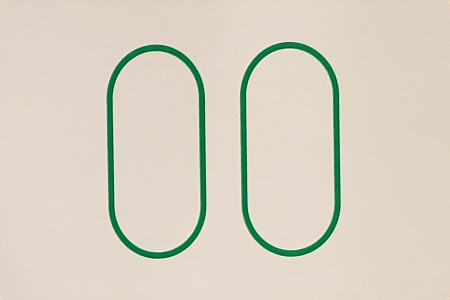
#> input picture image-data/all-cards/labeled/green-double-outline-capsule.jpg, 450 x 300 px, given as the content of the folder image-data/set-game-cards/setgame4, which was not available
$ python classify_card_accuracy.py
#> lines starting #> are read from the running program, lines starting #| are printed output that depends on the picture; after the words box and inside, x2 and y2 are one past the last pixel; in counts of white or black regions, pixels touching at a corner belong together; pictures that were not available may be replaced by others from this repository, and a replacement may not be noted
### classify_card.py
#!/usr/bin/env python
"""Classify a SET card image's color, shape, shade, number."""

import os
import sys
import cv2
from extract_shapes import extract_shapes_from_im
from label_all_cards import manually_label_card
from process_card import noteshrink_card_from_im
from common import ALL_SHAPES_DIR, mean, jpgs_in_dir
from vendor.noteshrink import CannotGetPalette


def orb_score(shape_to_find, cv_im, canny=False, min_match_ct=10, thresh_min=100):
    """Use ORB to get a match score for image file shape_to_find and cv_im."""
    img1 = cv2.imread(shape_to_find, 0)
    img2 = cv2.cvtColor(cv_im, cv2.COLOR_BGR2GRAY)

    if canny:
        img1 = cv2.Canny(img1, 100, 200)
        img2 = cv2.Canny(img2, 100, 200)

    orb = cv2.ORB_create()
    orb.setEdgeThreshold(5)

    kp1, des1 = orb.detectAndCompute(img1, None)
    kp2, des2 = orb.detectAndCompute(img2, None)

    if des2 is None:
        return

    # create BFMatcher object
    bf = cv2.BFMatcher(cv2.NORM_HAMMING, crossCheck=True)
    # Match descriptors.
    matches = bf.match(des1, des2)
    # Sort them in the order of their distance.
    matches = sorted(matches, key=lambda x: x.distance)

    ret = sum([m.distance for m in matches[:min_match_ct]])

    return ret


def get_best_orb_matches(card_im, shapes_dir=ALL_SHAPES_DIR, canny=False):
    """Test card image against all shapes in shapes_dir, and return tuples
  (score, label) for the best matches.
  """
    shapes = jpgs_in_dir(shapes_dir)

    segments = extract_shapes_from_im(card_im)
    ret = []

    for segment in segments:
        possibles = []
        for shape in shapes:
            shape_file = os.path.join(shapes_dir, shape)
            score = orb_score(shape_file, segment, canny=canny)
            if score:
                possibles.append((score, shape))

        possibles.sort()
        if possibles:
            ret.append(possibles[0])

    ret.sort()
    return ret


# [6 lines left out: function pixels_mean, not called in this run]


def shape_rgb(card_im):
    """Returns a tuple (R,G,B) of the average value of all non-white pixels
  after noteshrinking (which converts near-white to white).
  """
    shrunk_im = noteshrink_card_from_im(card_im)

    # remove white pixels
    non_whites = []
    for row in shrunk_im:
        for pixel in row:
            if sum(pixel) < 255 * 3:
                non_whites.append(pixel)
    return pixels_mean(non_whites)


def color_diff(rgb1, rgb2):
    """Compute diff in two pixel's colors (R,G,B tuples)."""
    return sum([abs(rgb1[i] - rgb2[i]) for i in range(len(rgb1))])


def classify_color(card_im):
    try:
        unclassified_rgb = shape_rgb(card_im)
    except CannotGetPalette:
        # handled upstream
        return ""

    # precomputed in avg_colors.py
    color_avgs = {"red": (0, 34, 226), "green": (64, 123, 0), "purple": (89, 0, 76)}

    dists = {
        color: color_diff(color_avgs[color], unclassified_rgb) for color in color_avgs
    }

    return min(dists, key=dists.get)


def classify_number_from_shapes(shapes):
    num_shapes = len(shapes)
    return ["", "single", "double", "triple"][num_shapes]


def classify_card_from_im(card_im):
    """Classify the card's attributes, returning a label like
  red-triple-outline-squiggle.jpg."""
    shapes = get_best_orb_matches(card_im, canny=True)
    shades = get_best_orb_matches(card_im)
    color = classify_color(card_im)
    number = classify_number_from_shapes(shapes)

    if any([(not attr) for attr in (shapes, shades, color, number)]):
        print(
            "Could not classify at least one of the attributes of this card. "
            "Please enter the attribute labels manually."
        )
        color, number, shade, shape = manually_label_card(card_im)
    else:
        ret = shapes[0][1]
        _, _, _, shape = ret.split("-")

        ret = shades[0][1]
        _, _, shade, _ = ret.split("-")

    return "-".join([color, number, shade, shape])


def classify_card_from_file(card_file_to_classify):
    card_im = cv2.imread(card_file_to_classify)
    return classify_card_from_im(card_im)


# [4 lines left out: function main, not called in this run]


# [2 lines that do not run on import are left out]

### extract_shapes.py
#!/usr/bin/env python
"""Find shapes in a card image."""

import os
import sys
import cv2
import numpy as np
from common import (
    SHAPES_OUT_DIR,
    display_im,
    write_im,
    clean_make_dir,
    rectify,
    scale_points,
)

# min channel cutoff for the threshold filter
THRESH_MIN = 180

OUT_WIDTH = 100
OUT_HEIGHT = 200


def extract_shapes_from_im(
    card_im, out_w=OUT_WIDTH, out_h=OUT_HEIGHT, display_shapes=False
):
    orig_im = card_im
    im = cv2.cvtColor(orig_im, cv2.COLOR_BGR2GRAY)
    blur = cv2.GaussianBlur(im, (1, 1), 1000)
    flag, thresh = cv2.threshold(blur, THRESH_MIN, 255, cv2.THRESH_BINARY)

    # invert, otherwise RETR_EXTERNAL makes the whole card the largest contour
    thresh = cv2.bitwise_not(thresh)

    # `image` is the thrown away value
    contours, hierarchy = cv2.findContours(
        thresh, cv2.RETR_EXTERNAL, cv2.CHAIN_APPROX_SIMPLE
    )

    # sort contours by largest volume
    contours = sorted(contours, key=cv2.contourArea, reverse=True)

    shapes = []
    for i in range(min(3, len(contours))):
        rectangle = cv2.minAreaRect(contours[i])
        corners = cv2.boxPoints(rectangle)
        corners = rectify(corners, portrait=True)
        corners = scale_points(corners, 1.15)

        # writes dots for corners of bounding boxes on original image
        # for point in corner:
        # cv2.circle(orig_im, (point[0], point[1]), 0, (0,0,255), im.shape[0]/50)

        # create an image of just the shape
        h = np.array(
            [[0, 0], [out_w - 1, 0], [out_w - 1, out_h - 1], [0, out_h - 1]], np.float32
        )
        transform = cv2.getPerspectiveTransform(corners, h)
        warp = cv2.warpPerspective(orig_im, transform, (out_w, out_h))
        if display_shapes:
            display_im(warp)
        shapes.append(warp)

    return shapes


# [34 lines left out: functions extract_shapes_from_file, write_shape_with_label, main, not called in this run]


# [2 lines that do not run on import are left out]

### common.py
#!/usr/bin/env python
"""Common constants/functions shared between modules."""

import os
import shutil
import cv2
import numpy as np


#############
# Constants #
#############

CARD_FINDER_OUT_DIR = "finder-out"
PROCESS_CARD_OUT_DIR = "process-out"
SHAPES_OUT_DIR = "shapes-out"
SOLVE_OUT = "solve-out"

IM_DATA_DIR = "image-data"

# sample images of set games
SET_GAMES_DIR = os.path.join(IM_DATA_DIR, "set-games")

# individual card images from these games cut out and labeled
SET_GAME_CARDS_DIR = os.path.join(IM_DATA_DIR, "set-game-cards")

GAME_FILE_FMT = os.path.join(SET_GAMES_DIR, "setgame{}.jpg")

# all cards labeled
ALL_CARDS_LABELED_DIR = os.path.join(IM_DATA_DIR, "all-cards", "labeled")
ALL_SHAPES_DIR = os.path.join(IM_DATA_DIR, "all-shapes")

# the 4 possible attributes of a card
CARD_ATTRS = {
    "color": ["red", "green", "purple"],
    "number": ["single", "double", "triple"],
    "shade": ["solid", "stripes", "outline"],
    "shape": ["diamond", "squiggle", "capsule"],
}

# size of stored card images
CARD_WIDTH = 450
CARD_HEIGHT = 300


#############
# Functions #
#############


def game_img_filename(n):
    return GAME_FILE_FMT.format(n)


# [4 lines left out: function clean_make_dir, not called in this run]


def write_im(im, filename, out_dir=PROCESS_CARD_OUT_DIR, print_path=False):
    if not os.path.exists(out_dir):
        os.mkdir(out_dir)
    """Write image to given path and filename."""
    out_path = os.path.join(out_dir, filename)
    cv2.imwrite(out_path, im)
    if print_path:
        print(out_path)
    return out_path


# [10 lines left out: function display_im, not called in this run]


def jpgs_in_dir(dir):
    return [f for f in os.listdir(dir) if f[-4:] == ".jpg"]


def mean(ns):
    return sum(ns) / (len(ns) or 1)


def median(ns):
    return ns[len(ns) // 2]


# [14 lines left out: function shrink, not called in this run]


def rectify(h, portrait=False):
    """Ensure the 4 points for each card we find have identical ordering."""
    h = h.reshape((4, 2))
    hnew = np.zeros((4, 2), dtype=np.float32)

    # crude auto rotation to put all cards in landscape orientation
    # will not do well with warped perspective, birds-eye only
    xs = [p[0] for p in h]
    ys = [p[1] for p in h]
    width = max(xs) - min(xs)
    height = max(ys) - min(ys)

    # rotates the points based on whether we want portrait or landscape output,
    # and simple check of height > width to determine orientation of original
    correct_orientation = (height > width) if portrait else (not height > width)
    top_l, top_r, bot_r, bot_l = (0, 2, 1, 3) if correct_orientation else (1, 3, 2, 0)

    # point order is clockwise from top left
    add = h.sum(1)
    hnew[top_l] = h[np.argmin(add)]
    hnew[top_r] = h[np.argmax(add)]
    diff = np.diff(h, axis=1)
    hnew[bot_r] = h[np.argmin(diff)]
    hnew[bot_l] = h[np.argmax(diff)]

    return hnew


def scale_points(points, scale):
    """Scale a list of points outwards from the center. `scale` arg can either
  be an float or tuples of floats, for (xscale, yscale).
  """
    if type(scale) == tuple:
        xscale = scale[0]
        yscale = scale[1]
    else:
        xscale = scale
        yscale = scale

    # get center of points
    xs = [p[0] for p in points]
    ys = [p[1] for p in points]
    midx = max(xs) - ((max(xs) - min(xs)) / 2)
    midy = max(ys) - ((max(ys) - min(ys)) / 2)

    # push points outward
    for point in points:
        x = point[0]
        y = point[1]
        xdist = x - midx
        ydist = y - midy
        newx = midx + xdist * xscale
        newy = midy + ydist * yscale
        point[0] = newx
        point[1] = newy
    return points


# [18 lines left out: functions label_to_dict, keypoints_card, not called in this run]

### process_card.py
#!/usr/bin/env python
"""Process a card image to make it easier to match an unlabeled card to
the correct labeled card."""

import os
import sys
import cv2
import numpy as np
from common import PROCESS_CARD_OUT_DIR, write_im, display_im, shrink

from vendor import noteshrink

PROCESSED_CARD_FILENAME = "processed.jpg"


def to_pil(cv2_im):
    pass


def to_cv2(pil_im):
    pass


# [9 lines left out: function blur_card, not called in this run]


def noteshrink_card_from_im(card_im):
    # TODO make this not have to write to file
    tmp_file = write_im(card_im, "tmp.jpg")
    noteshrunk_file = noteshrink_card_from_file(tmp_file)
    noteshrunk_im = cv2.imread(noteshrunk_file, 1)
    os.remove(noteshrunk_file)
    return noteshrunk_im


def noteshrink_card_from_file(card_filename, shrink_max_dim=120):
    img, dpi = noteshrink.load(card_filename)
    img = shrink(img, max_dim=shrink_max_dim)
    options = noteshrink.get_argument_parser(
        # hack to give a required argument from outside sys.argv
        filenames=[card_filename]
    ).parse_args()
    options.num_colors = 2
    options.white_bg = True
    options.quiet = True

    if img is None:
        return

    output_filename = "%s.out.png" % (card_filename)

    samples = noteshrink.sample_pixels(img, options)
    palette = noteshrink.get_palette(samples, options)

    labels = noteshrink.apply_palette(img, palette, options)

    noteshrink.save(output_filename, labels, palette, dpi, options)
    return output_filename


# [13 lines left out: functions process_card, main, not called in this run]
        # TODO cannot currently write bc noteshrink does not return a cv2 image
        # write_im(processed_card, PROCESSED_CARD_FILENAME, PROCESS_CARD_OUT_DIR)


# [2 lines that do not run on import are left out]

### classify_card_accuracy.py
#!/usr/bin/env python
"""Test accuracy of card_classifier.py. To use this, generate labeled
card images with label_all_cards.py to a directory and pass the directory
to test_cards_in_dir()."""

import os
from tqdm import tqdm
from classify_card import classify_card_from_file
from card_finder import find_cards, write_cards
from common import (
    SET_GAMES_DIR,
    SET_GAME_CARDS_DIR,
    CARD_ATTRS,
    jpgs_in_dir,
    label_to_dict,
)

GAME_NUM = 8
GAME_FILE = os.path.join(SET_GAMES_DIR, "setgame{}.jpg".format(GAME_NUM))
LABELED_CARDS_DIR = os.path.join(SET_GAME_CARDS_DIR, "setgame{}".format(GAME_NUM))


# [39 lines left out: function get_score, not called in this run]


def test_cards_in_dir(labeled_cards_dir=LABELED_CARDS_DIR):
    """Feed each card in the directory to card_classifier, and compare
  the outputted label to the actual label, the card's filename
  (card_classifier.py does not use the filename information).
  """
    fle_tuples = []
    filenames = jpgs_in_dir(labeled_cards_dir)

    for filename in tqdm(filenames):
        full_path = os.path.join(labeled_cards_dir, filename)
        label = classify_card_from_file(full_path)
        label_dict = label_to_dict(label)
        expected_dict = label_to_dict(filename)
        fle_tuples.append((filename, label_dict, expected_dict))

    return fle_tuples


def main():
    all_runs = []
    for game_num in [4, 5, 7, 8, 10, 11]:
        print("")
        labeled_card_dir = os.path.join(
            SET_GAME_CARDS_DIR, "setgame{}".format(game_num)
        )
        this_run = test_cards_in_dir(labeled_card_dir)
#> in classify_card_from_file, card_im is the input picture: shape (300, 450, 3); mean B, G, R 194.7, 209.6, 216.6
#> in extract_shapes_from_im, `im = cv2.cvtColor(orig_im, cv2.COLOR_BGR2GRAY)`:
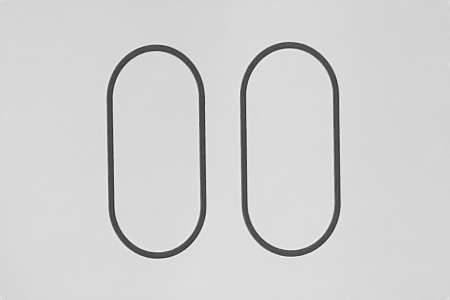
#> im: shape (300, 450); min 44, max 245, mean 210
#> in extract_shapes_from_im, `flag, thresh = cv2.threshold(blur, THRESH_MIN, 255, cv2.THRESH_BINARY)`:
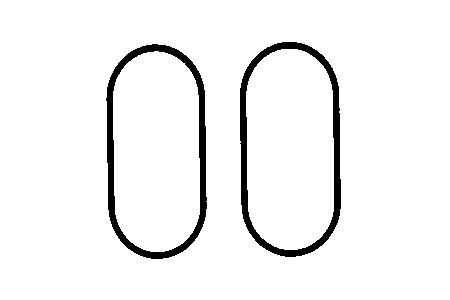
#> thresh: shape (300, 450); 95% white; 2 black regions, box (x1, y1, x2, y2) and area: (240, 42, 341, 257) 3370, (106, 44, 207, 259) 3361
#> in extract_shapes_from_im, `flag, thresh = cv2.threshold(blur, THRESH_MIN, 255, cv2.THRESH_BINARY)`: flag = 180
#> in extract_shapes_from_im, `contours, hierarchy = cv2.findContours( thresh, cv2.RETR_EXTERNAL, cv2..`: contours = 2 contours; box (x1, y1, x2, y2) and area: (240, 42, 341, 257) 18829, (106, 44, 207, 259) 18598
#> the loop in extract_shapes_from_im, `for i in range(min(3, len(contours))):` made 2 passes
#> (rectangle, width in rectify, height in rectify, correct_orientation in rectify, top_l in rectify) on passes 1 to 2: (((289.8, 149), (99.48, 214.2), -0.807), 102.5, 215.5, True, 0), (((156.1, 151), (98.57, 214.1), -0.924), 102, 215.7, True, 0)
#> pass 1, in extract_shapes_from_im, `warp = cv2.warpPerspective(orig_im, transform, (out_w, out_h))`:
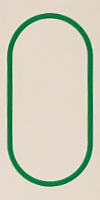
#> warp: shape (200, 100, 3); mean B, G, R 187.9, 206, 204.6
#> pass 2, in extract_shapes_from_im, `warp = cv2.warpPerspective(orig_im, transform, (out_w, out_h))`:
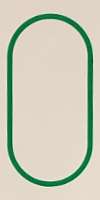
#> warp: shape (200, 100, 3); mean B, G, R 186.2, 203.4, 202.5
#> after the loop in extract_shapes_from_im, `for i in range(min(3, len(contours))):`: shapes = 2 items
#> in orb_score, `img2 = cv2.cvtColor(cv_im, cv2.COLOR_BGR2GRAY)`:
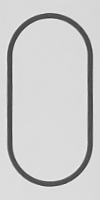
#> img2: shape (200, 100); min 51, max 238, mean 203.5
#> in orb_score, `img1 = cv2.Canny(img1, 100, 200)`:
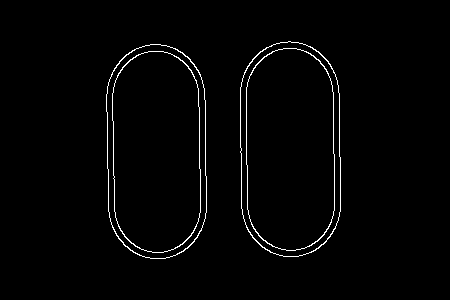
#> img1: shape (300, 450); 1.7% white in thin lines or dots, all inside (x1, y1, x2, y2) = (106, 41, 341, 259)
#> in orb_score, `img2 = cv2.Canny(img2, 100, 200)`:
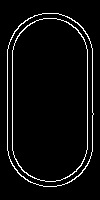
#> img2: shape (200, 100); 4.7% white in thin lines or dots, all inside (x1, y1, x2, y2) = (7, 13, 94, 187)
#> in orb_score, `kp1, des1 = orb.detectAndCompute(img1, None)`: kp1 = 437 keypoints; strongest (x, y, size): (124, 245, 31), (319, 60, 31), (325, 242, 31), (328, 237, 31)
#> in orb_score, `kp2, des2 = orb.detectAndCompute(img2, None)`: kp2 = 309 keypoints; strongest (x, y, size): (30, 18, 31), (66, 22, 31), (83, 39, 31), (30, 181, 31)
#> in orb_score, `matches = bf.match(des1, des2)`: matches = 103 matches
#> in orb_score, `ret = sum([m.distance for m in matches[:min_match_ct]])`: ret = 48
#> the loop in extract_shapes_from_im (call 2), `for i in range(min(3, len(contours))):` made 2 passes
#> in orb_score (call 3), `kp1, des1 = orb.detectAndCompute(img1, None)`: kp1 = 119 keypoints; strongest (x, y, size): (265, 244, 111.1), (179, 247, 111.1), (186, 244, 111.1), (262, 54, 111.1)
#> in orb_score (call 3), `kp2, des2 = orb.detectAndCompute(img2, None)`: kp2 = 48 keypoints; strongest (x, y, size): (18, 29, 111.1), (79, 172, 111.1), (18, 172, 111.1), (79, 25, 111.1)
#> in orb_score (call 3), `matches = bf.match(des1, des2)`: matches = 22 matches
#> in noteshrink_card_from_im, `tmp_file = write_im(card_im, "tmp.jpg")`: tmp_file = 'process-out/tmp.jpg'
        print("SCORE FOR GAME {}".format(game_num))
        get_score(this_run)

        all_runs.extend(this_run)

    print("-" * 20)
    print("FULL SCORE")
    get_score(all_runs)


if __name__ == "__main__":
#> (the run stopped early here; a loop or call above may not have finished)
